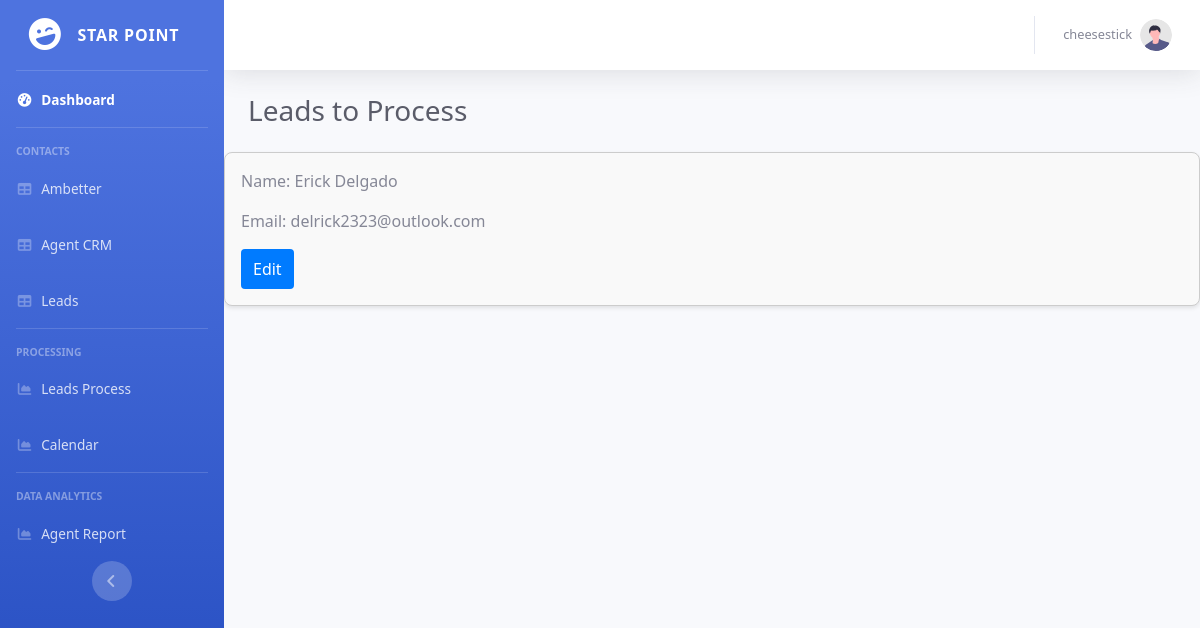
The page /view/CRM/lead_process.php?status=error (signed in) on the database as committed earlier.
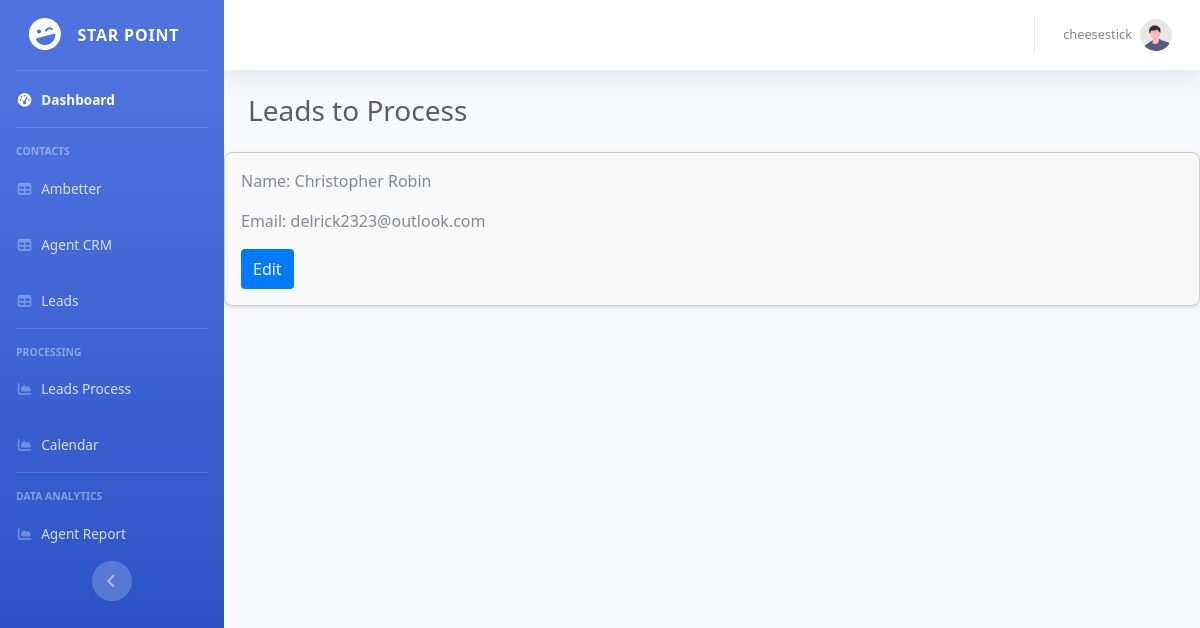
The same page on the database as committed later.
### tables this page shows
CREATE TABLE `Leads` (
  `id` int NOT NULL,
  `first_name` varchar(50) NOT NULL,
  `last_name` varchar(50) NOT NULL,
  `email` varchar(255) NOT NULL,
  `phone` varchar(30) NOT NULL,
  `state` varchar(50) NOT NULL,
  `DOB` date NOT NULL,
  `serviced` tinyint(1) NOT NULL DEFAULT '0',
  `created` datetime NOT NULL DEFAULT CURRENT_TIMESTAMP,
  `recontact_date` datetime DEFAULT NULL,
  `notes` varchar(500) DEFAULT NULL
);

### View/CRM/lead_process.php (the view, shortened to what this page needs)
<?php
include '../../php/functions.php';
$pdo = pdo_connect_mysql();
$query = "SELECT id, first_name, last_name, email, phone, state, DOB FROM Leads WHERE serviced = false ORDER BY created ASC";
$stmt = $pdo->prepare($query);
$stmt->execute();
?>
<?=CRM_header("Lead-Processing")?>
<div id="content-wrapper" class="d-flex flex-column">
    <div id="content">
        <?= CRM_topbar($_SESSION) ?>
        <div class="container-fluid">
            <div class="d-sm-flex align-items-center justify-content-between mb-4">
                    <h1 class="h3 mb-0 text-gray-800">Leads to Process</h1>
            </div>
        </div>
        <?php
        if ($stmt->rowCount() > 0) {
            while ($row = $stmt->fetch(PDO::FETCH_ASSOC)) {
                echo "<div class='lead-card'>";
                echo "<p>Name: " . htmlspecialchars($row["first_name"]) . " " . htmlspecialchars($row["last_name"]) . "</p>";
                echo "<p>Email: " . htmlspecialchars($row["email"]) . "</p>";
                echo "<button onclick='toggleForm(" . $row["id"] . ")' class='edit-btn'>Edit</button>";
                echo "</div>";
            }
        } else {
            echo "No unserviced leads found.";
        }
        ?>
    </div>
</div>

### php/functions.php (shortened to what this page needs)
<?php
function CRM_header($title) {
    echo <<<EOT
<!DOCTYPE html>
<html lang="en">
<head>
    <title>$title</title>
    <link href="../../vendor/fontawesome-free/css/all.min.css" rel="stylesheet" type="text/css">
    <link href="../../css/CRM/sb-admin-2.min.css" rel="stylesheet">
    <link href="../../vendor/datatables/dataTables.bootstrap4.min.css" rel="stylesheet">
    <link href="../../css/CRM/style.css" rel="stylesheet">
</head>
<body id="page-top">
    <div id="wrapper">
        <ul class="navbar-nav bg-gradient-primary sidebar sidebar-dark accordion" id="accordionSidebar">
            <a class="sidebar-brand d-flex align-items-center justify-content-center" href="index.php">
                <div class="sidebar-brand-icon rotate-n-15">
                    <i class="fas fa-laugh-wink"></i>
                </div>
                <div class="sidebar-brand-text mx-3">Star Point</div>
            </a>
            <hr class="sidebar-divider my-0">
            <li class="nav-item active">
                <a class="nav-link" href="index.php">
                    <i class="fas fa-fw fa-tachometer-alt"></i>
                    <span>Dashboard</span></a>
            </li>
            <hr class="sidebar-divider">
            <div class="sidebar-heading">
                Contacts
            </div>
            <li class="nav-item">
                <a class="nav-link" href="ambetter.php">
                    <i class="fas fa-fw fa-table"></i>
                    <span>Ambetter</span></a>
            </li>
            <li class="nav-item">
                <a class="nav-link" href="agentcrm.php">
                    <i class="fas fa-fw fa-table"></i>
                    <span>Agent CRM</span></a>
            </li>
            <li class="nav-item">
                <a class="nav-link" href="leads.php">
                    <i class="fas fa-fw fa-table"></i>
                    <span>Leads</span></a>
            </li>
            <hr class="sidebar-divider d-none d-md-block">
            <div class="sidebar-heading">
                Processing
            </div>
            <li class="nav-item">
                <a class="nav-link" href="lead_process.php">
                    <i class="fas fa-fw fa-chart-area"></i>
                    <span>Leads Process</span></a>
            </li>
            <li class="nav-item">
                <a class="nav-link" href="calendar.php">
                    <i class="fas fa-fw fa-chart-area"></i>
                    <span>Calendar</span></a>
            </li>
            <hr class="sidebar-divider d-none d-md-block">
            <div class="sidebar-heading">
                Data Analytics
            </div>
            <li class="nav-item">
                <a class="nav-link" href="ambetter-report.php">
                    <i class="fas fa-fw fa-chart-area"></i>
                    <span>Agent Report</span></a>
            </li>
            <div class="text-center d-none d-md-inline">
                <button class="rounded-circle border-0" id="sidebarToggle"></button>
            </div>
        </ul>
EOT;
}
function CRM_topbar($session_data) {
    $name = htmlspecialchars((string)$session_data["name"]);
    echo <<<EOT
        <nav class="navbar navbar-expand navbar-light bg-white topbar mb-4 static-top shadow">
        <!-- Topbar Search
        <form class="d-none d-sm-inline-block form-inline mr-auto ml-md-3 my-2 my-md-0 mw-100 navbar-search">
            <div class="input-group">
                <input type="text" class="form-control bg-light border-0 small" placeholder="Search for..." aria-label="Search" aria-describedby="basic-addon2" data-ddg-inputtype="unknown">
                <div class="input-group-append">
                    <button class="btn btn-primary" type="button">
                        <i class="fas fa-search fa-sm"></i>
                    </button>
                </div>
            </div>
        </form>
        -->
        <ul class="navbar-nav ml-auto">
            <div class="topbar-divider d-none d-sm-block"></div>
            <li class="nav-item dropdown no-arrow">
                <a class="nav-link dropdown-toggle" href="#" id="userDropdown" role="button" data-toggle="dropdown" aria-haspopup="true" aria-expanded="false">
                    <span class="mr-2 d-none d-lg-inline text-gray-600 small">
                        $name
                    </span>
                    <img class="img-profile rounded-circle" src="../../img/undraw_profile.svg">
                </a>
                <div class="dropdown-menu dropdown-menu-right shadow animated--grow-in" aria-labelledby="userDropdown">
                    <a class="dropdown-item" href="profile.php">
                        <i class="fas fa-user fa-sm fa-fw mr-2 text-gray-400"></i>
                        Profile
                    </a>
                    <div class="dropdown-divider"></div>
                    <a class="dropdown-item" href="#" data-toggle="modal" data-target="#logoutModal">
                        <i class="fas fa-sign-out-alt fa-sm fa-fw mr-2 text-gray-400"></i>
                        Logout
                    </a>
                </div>
            </li>
        </ul>
        </nav>
    EOT;
}
?>

### css/CRM/style.css (style rules this page uses)
* { box-sizing: border-box; font-family: system-ui, "Segoe UI", Roboto, Helvetica, Arial, sans-serif, "Apple Color Emoji", "Segoe UI Emoji", "Segoe UI Symbol"; font-size: 16px; }
body { background-color: #FFFFFF; margin: 0; }

### View/CRM/lead_process.php (style rules this page uses)
.lead-card { border: 1px solid #ccc; border-radius: 8px; padding: 16px; margin: 16px 0; background-color: #f9f9f9; box-shadow: 0 2px 4px rgba(0,0,0,0.1); transition: box-shadow 0.3s ease-in-out; }
.edit-btn { background-color: #007bff; color: white; border: none; padding: 8px 12px; border-radius: 4px; cursor: pointer; }

Rows that differ between the two databases and show on the page:
removed leads: first_name "Erick", last_name "Delgado", email "delrick2323@outlook.com"
now on this page (row edited): leads: first_name "Christopher", last_name "Robin", email "delrick2323@outlook.com"
